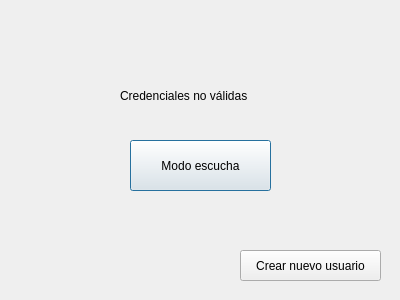
<?xml version="1.0" encoding="UTF-8"?>
<ui version="4.0">
 <class>Dialog</class>
 <widget class="QDialog" name="Dialog">
  <property name="geometry">
   <rect>
    <x>0</x>
    <y>0</y>
    <width>400</width>
    <height>300</height>
   </rect>
  </property>
  <property name="windowTitle">
   <string>Login</string>
  </property>
  <widget class="QPushButton" name="listenButton">
   <property name="geometry">
    <rect>
     <x>130</x>
     <y>140</y>
     <width>141</width>
     <height>51</height>
    </rect>
   </property>
   <property name="text">
    <string>Modo escucha</string>
   </property>
  </widget>
  <widget class="QLabel" name="label">
   <property name="geometry">
    <rect>
     <x>120</x>
     <y>80</y>
     <width>151</width>
     <height>31</height>
    </rect>
   </property>
   <property name="text">
    <string>Credenciales no válidas</string>
   </property>
  </widget>
  <widget class="QPushButton" name="signButton">
   <property name="geometry">
    <rect>
     <x>240</x>
     <y>250</y>
     <width>141</width>
     <height>31</height>
    </rect>
   </property>
   <property name="text">
    <string>Crear nuevo usuario</string>
   </property>
  </widget>
 </widget>
 <resources/>
 <connections/>
</ui>
